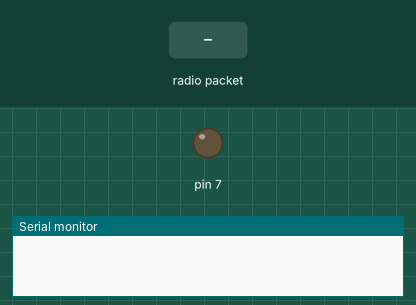
This sketch was run on a simulated Arduino Uno, built with avr-gcc and run on an emulated ATmega328P. On the bench: output pins drawn as LEDs (lit = HIGH), the last lines printed to the serial monitor. The test bench sets the inputs (shaded band). No radio packets arrive unless stated.

Above: at 1.2 s.
1.3 s: radio packet "1" arrives
At 2.3 s:
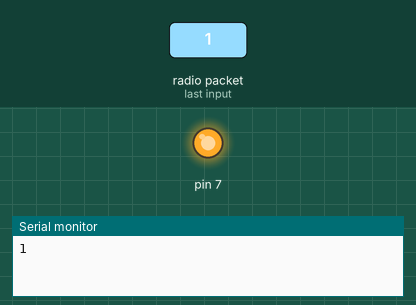
Timing chart, 0 to 4.3 s (numbered marks = the images above; inputs shaded):
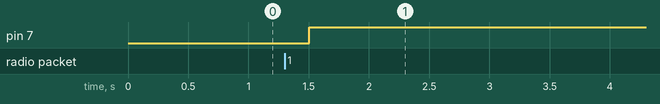

Measured:
- after the input at 1.3 s, pin 7: LOW → HIGH after 0.21 s

The sketch:

al_ver_copy_20250714154606.ino
```cpp
#include <SPI.h>
#include <nRF24L01.h>
#include <RF24.h>
RF24 radio(9, 10); // CE, CSN
const byte address[6] = "00001";
boolean button_state = 0;
int led_pin = 3;
void setup() {
pinMode(7, OUTPUT);
Serial.begin(9600);
radio.begin();
radio.openReadingPipe(0, address);   //Setting the address at which we will receive the data
radio.setPALevel(RF24_PA_MIN);       //You can set this as minimum or maximum depending on the distance between the transmitter and receiver.
radio.startListening();              //This sets the module as receiver
}
void loop()
{
if (radio.available())              //Looking for the data.
{
char text[32] = "";                 //Saving the incoming data
radio.read(&text, sizeof(text));    //Reading the data
radio.read(&button_state, sizeof(button_state));    //Reading the data
if(button_state == HIGH)
{
digitalWrite(7, HIGH);
Serial.println(text);
}
else
{
digitalWrite(7, LOW);
Serial.println(text);}
}
delay(300);
}
```
